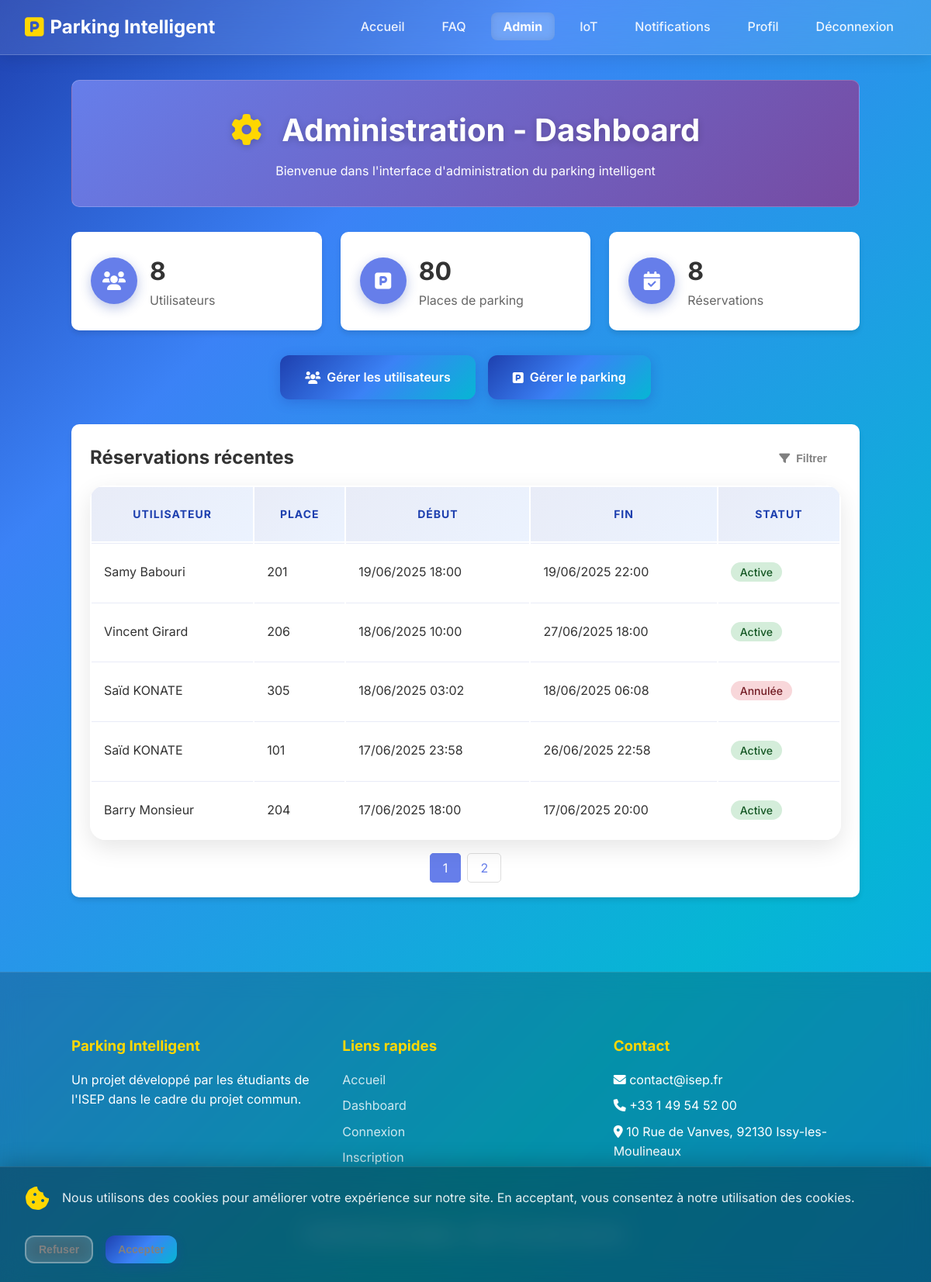
The page /admin (signed in) on the database its author committed.
### tables this page shows
CREATE TABLE `reservations` (
  `id` int(11) NOT NULL,
  `user_id` int(11) DEFAULT NULL,
  `spot_id` int(11) DEFAULT NULL,
  `start_time` datetime NOT NULL,
  `end_time` datetime NOT NULL,
  `status` enum('active','passée','annulée') NOT NULL DEFAULT 'active',
  `created_at` timestamp NOT NULL DEFAULT current_timestamp(),
  `updated_at` timestamp NOT NULL DEFAULT current_timestamp() ON UPDATE current_timestamp()
);

CREATE TABLE `users` (
  `id` int(11) NOT NULL,
  `email` varchar(255) NOT NULL,
  `password_hash` varchar(255) NOT NULL,
  `nom` varchar(255) DEFAULT NULL,
  `prenom` varchar(255) DEFAULT NULL,
  `is_admin` tinyint(1) NOT NULL DEFAULT 0,
  `recevoir_mails` tinyint(1) NOT NULL DEFAULT 1,
  `created_at` timestamp NULL DEFAULT current_timestamp(),
  `updated_at` timestamp NULL DEFAULT current_timestamp() ON UPDATE current_timestamp()
);

CREATE TABLE `parking_spots` (
  `id` int(11) NOT NULL,
  `spot_number` varchar(10) NOT NULL,
  `etage` int(11) NOT NULL DEFAULT 1,
  `status` enum('disponible','occupée','maintenance','réservée') NOT NULL DEFAULT 'disponible',
  `price_per_hour` decimal(10,2) DEFAULT 2.50,
  `has_charging_station` tinyint(1) DEFAULT 0,
  `created_at` timestamp NOT NULL DEFAULT current_timestamp(),
  `updated_at` timestamp NOT NULL DEFAULT current_timestamp() ON UPDATE current_timestamp()
);

### app/controllers/AdminController.php (called while the page is built, shortened)
<?php
require_once ROOT_PATH . '/app/models/User.php';
require_once ROOT_PATH . '/app/models/ParkingSpot.php';
require_once ROOT_PATH . '/app/models/Reservation.php';
class AdminController {
    private $userModel;
    private $parkingSpotModel;
    private $reservationModel;
    public function __construct() {
        $this->userModel = new User();
        $this->parkingSpotModel = new ParkingSpot();
        $this->reservationModel = new Reservation();
    }
    public function index() {
        $users = $this->userModel->getAllUsers();
        $spots = $this->parkingSpotModel->getAllSpots();
        $page = isset($_GET['page']) ? (int)$_GET['page'] : 1;
        $reservations_per_page = 5;
        $filters = [];
        $total_reservations = $this->reservationModel->getTotalReservationsCount($filters);
        $total_pages = ceil($total_reservations / $reservations_per_page);
        $reservations = $this->reservationModel->getPaginatedReservations($page, $reservations_per_page, $filters);
        require_once ROOT_PATH . '/app/views/admin/dashboard.php';
    }
}

### config/database.php (called while the page is built, shortened)
<?php
class DatabaseManager {
    private static $config = [
        'local' => [
            'dsn'      => 'mysql:host=127.0.0.1;dbname=parking_db;charset=utf8mb4',
            'username' => 'root',
            'password' => '',
            'options'  => [
                PDO::ATTR_PERSISTENT => false,
                PDO::ATTR_ERRMODE => PDO::ERRMODE_EXCEPTION,
                PDO::ATTR_DEFAULT_FETCH_MODE => PDO::FETCH_ASSOC,
                PDO::ATTR_EMULATE_PREPARES => false,
            ]
        ],
        'iot' => [
            'dsn'      => 'pgsql:host=app.garageisep.com;port=5409;dbname=app_db',
            'username' => 'app_user',
            'password' => 'appg9',
            'options'  => [
                PDO::ATTR_PERSISTENT => false,
                PDO::ATTR_ERRMODE => PDO::ERRMODE_EXCEPTION,
                PDO::ATTR_DEFAULT_FETCH_MODE => PDO::FETCH_ASSOC,
            ]
        ]
    ];
    private static $connections = [];
    public static function getConnection($name = 'local') {
        if (!isset(self::$connections[$name])) {
            $config = self::$config[$name];
            try {
                self::$connections[$name] = new PDO(
                    $config['dsn'],
                    $config['username'],
                    $config['password'],
                    $config['options']
                );
            } catch (PDOException $e) {
                error_log("Erreur de connexion à la base de données '{$name}': " . $e->getMessage());
                die("Impossible de se connecter à la base de données '{$name}'.");
            }
        }
        return self::$connections[$name];
    }
    public static function closeConnection($name = null) {
        if ($name) {
            self::$connections[$name] = null;
            unset(self::$connections[$name]);
        } else {
            self::$connections = [];
        }
    }
}

### app/models/User.php (called while the page is built, shortened)
<?php
require_once ROOT_PATH . '/config/database.php';
class User {
    private $db;
    public function __construct() {
        $this->db = DatabaseManager::getConnection('local');
    }
    public function getAllUsers() {
        try {
            $stmt = $this->db->query("
                SELECT id, email, nom, prenom, is_admin, created_at, updated_at
                FROM users
                ORDER BY created_at DESC
            ");
            return $stmt->fetchAll();
        } catch (PDOException $e) {
            error_log("Erreur dans User::getAllUsers : " . $e->getMessage());
            return [];
        }
    }
}

### app/models/ParkingSpot.php (called while the page is built, shortened)
<?php
require_once ROOT_PATH . '/config/database.php';
class ParkingSpot {
    private $db;
    public function __construct() {
        $this->db = DatabaseManager::getConnection('local');
    }
    public function getAllSpots() {
        $query = "SELECT * FROM parking_spots ORDER BY spot_number";
        $stmt = $this->db->prepare($query);
        $stmt->execute();
        return $stmt->fetchAll(PDO::FETCH_ASSOC);
    }
}
?>

### app/models/Reservation.php (called while the page is built, shortened)
<?php
require_once ROOT_PATH . '/config/database.php';
class Reservation {
    private $db;
    public function __construct() {
        $this->db = DatabaseManager::getConnection('local');
    }
    public function getPaginatedReservations($page = 1, $limit = 10, $filters = []) {
        $offset = ($page - 1) * $limit;
        $sql = "SELECT r.*, u.email, u.nom, u.prenom, ps.spot_number
                FROM reservations r
                JOIN users u ON r.user_id = u.id
                JOIN parking_spots ps ON r.spot_id = ps.id";
        $params = [];
        $sql .= " ORDER BY r.start_time DESC LIMIT ? OFFSET ?";
        $params[] = $limit;
        $params[] = $offset;
        $stmt = $this->db->prepare($sql);
        $stmt->execute($params);
        return $stmt->fetchAll(PDO::FETCH_ASSOC);
    }
    public function getTotalReservationsCount($filters = []) {
        $sql = "SELECT COUNT(r.id)
                FROM reservations r
                JOIN users u ON r.user_id = u.id
                JOIN parking_spots ps ON r.spot_id = ps.id";
        $params = [];
        $stmt = $this->db->prepare($sql);
        $stmt->execute($params);
        return $stmt->fetchColumn();
    }
}
?>

### app/views/admin/dashboard.php (the view, shortened to what this page needs)
<?php require_once ROOT_PATH . '/app/views/partials/header.php'; ?>
<div class="container">
    <div class="admin-header">
        <h1><i class="fas fa-cog"></i> Administration - Dashboard</h1>
        <p>Bienvenue dans l'interface d'administration du parking intelligent</p>
    </div>
    <div class="admin-stats">
        <div class="stat-card">
            <div class="stat-icon">
                <i class="fas fa-users"></i>
            </div>
            <div class="stat-info">
                <h3><?= count($users) ?></h3>
                <p>Utilisateurs</p>
            </div>
        </div>
        <div class="stat-card">
            <div class="stat-icon">
                <i class="fas fa-parking"></i>
            </div>
            <div class="stat-info">
                <h3><?= count($spots) ?></h3>
                <p>Places de parking</p>
            </div>
        </div>
        <div class="stat-card">
            <div class="stat-icon">
                <i class="fas fa-calendar-check"></i>
            </div>
            <div class="stat-info">
                <h3><?= $total_reservations ?></h3>
                <p>Réservations</p>
            </div>
        </div>
    </div>
    <div class="admin-actions">
        <a href="<?= BASE_URL ?>/admin/users" class="btn btn-primary">
            <i class="fas fa-users"></i> Gérer les utilisateurs
        </a>
        <a href="<?= BASE_URL ?>/admin/parking" class="btn btn-primary">
            <i class="fas fa-parking"></i> Gérer le parking
        </a>
    </div>
    <div class="recent-activity">
        <div class="activity-header">
            <h2>Réservations récentes</h2>
            <button id="open-filter-btn" class="btn btn-secondary btn-sm">
                <i class="fas fa-filter"></i> Filtrer
            </button>
        </div>
        <div id="reservations-container">
            <?php require ROOT_PATH . '/app/views/partials/reservations_table.php'; ?>
        </div>
    </div>
</div>
<?php require_once ROOT_PATH . '/app/views/partials/footer.php'; ?>

### app/views/partials/reservations_table.php (shortened to what this page needs)
<div class="table-responsive">
    <table class="table">
        <thead>
            <tr>
                <th>Utilisateur</th>
                <th>Place</th>
                <th>Début</th>
                <th>Fin</th>
                <th>Statut</th>
            </tr>
        </thead>
        <tbody>
            <?php if (empty($reservations)): ?>
                <tr>
                    <td colspan="5" class="text-center">Aucune réservation trouvée pour ces critères.</td>
                </tr>
            <?php else: ?>
                <?php foreach ($reservations as $reservation): ?>
                <tr>
                    <td><?= htmlspecialchars($reservation['prenom'] . ' ' . $reservation['nom']) ?></td>
                    <td><?= htmlspecialchars($reservation['spot_number']) ?></td>
                    <td><?= date('d/m/Y H:i', strtotime($reservation['start_time'])) ?></td>
                    <td><?= date('d/m/Y H:i', strtotime($reservation['end_time'])) ?></td>
                    <td>
                        <span class="status status-<?= $reservation['status'] ?>">
                            <?= ucfirst($reservation['status']) ?>
                        </span>
                    </td>
                </tr>
                <?php endforeach; ?>
            <?php endif; ?>
        </tbody>
    </table>
</div>
<?php if ($total_pages > 1): ?>
<nav class="pagination-container" aria-label="Pagination des réservations">
    <ul class="pagination">
        <?php for ($i = 1; $i <= $total_pages; $i++): ?>
            <li class="page-item <?= ($i == $page) ? 'active' : '' ?>">
                <a class="page-link" href="#" data-page="<?= $i ?>"><?= $i ?></a>
            </li>
        <?php endfor; ?>
    </ul>
</nav>
<?php endif; ?>

### public/css/style.css (style rules this page uses)
* { margin: 0; padding: 0; box-sizing: border-box; }
body { font-family: 'Inter', -apple-system, BlinkMacSystemFont, 'Segoe UI', Roboto, sans-serif; line-height: 1.6; color: #333; background: linear-gradient(135deg, #1e40af 0%, #3b82f6 25%, #06b6d4 75%, #0ea5e9 100%); min-height: 100vh; background-attachment: fixed; }
.container { max-width: 90%; margin: 0 auto; padding: 2rem; }
.btn { display: inline-flex; align-items: center; gap: 0.5rem; padding: 1rem 2rem; border: none; border-radius: 12px; font-size: 1rem; font-weight: 600; text-decoration: none; cursor: pointer; transition: all 0.3s ease; text-align: center; position: relative; overflow: hidden; }
.btn::before { content: ''; position: absolute; top: 0; left: -100%; width: 100%; height: 100%; background: linear-gradient(90deg, transparent, rgba(255, 255, 255, 0.2), transparent); transition: left 0.5s; }
.btn-primary { background: linear-gradient(135deg, #1e40af 0%, #3b82f6 50%, #06b6d4 100%); color: white; box-shadow: 0 4px 15px rgba(30, 64, 175, 0.3); }
.btn-secondary { background: rgba(255, 255, 255, 0.2); color: white; border: 2px solid rgba(255, 255, 255, 0.3); backdrop-filter: blur(10px); }
.btn-sm { padding: 0.5rem 1rem; font-size: 0.875rem; justify-content: center; }
.admin-header, .user-header { text-align: center; margin-bottom: 2rem; padding: 3rem 2rem; background: rgba(255, 255, 255, 0.1); backdrop-filter: blur(15px); color: white; border-radius: 20px; border: 1px solid rgba(255, 255, 255, 0.2); }
.admin-header h1, .user-header h1 { font-size: 2.5rem; font-weight: 700; margin-bottom: 0.5rem; text-shadow: 0 2px 10px rgba(0, 0, 0, 0.2); }
.admin-header i, .user-header i { color: #ffd700; margin-right: 1rem; }
.admin-stats, .dashboard-actions { display: grid; grid-template-columns: repeat(auto-fit, minmax(250px, 1fr)); gap: 1.5rem; margin-bottom: 2rem; }
.stat-card, .action-card { background: rgba(255, 255, 255, 0.95); backdrop-filter: blur(10px); padding: 2rem; border-radius: 20px; box-shadow: 0 10px 30px rgba(0, 0, 0, 0.1); border: 1px solid rgba(255, 255, 255, 0.2); display: flex; align-items: center; gap: 1.5rem; transition: all 0.3s ease; }
.stat-icon, .action-icon { background: linear-gradient(135deg, #1e40af 0%, #3b82f6 100%); color: white; width: 80px; height: 80px; border-radius: 20px; display: flex; align-items: center; justify-content: center; font-size: 2rem; box-shadow: 0 5px 15px rgba(30, 64, 175, 0.3); }
.table-responsive { overflow-x: auto; border-radius: 20px; box-shadow: 0 10px 30px rgba(0, 0, 0, 0.1); background: rgba(255, 255, 255, 0.95); backdrop-filter: blur(10px); }
.table { width: 100%; margin-bottom: 0; background-color: transparent; }
.table th { background: linear-gradient(135deg, rgba(30, 64, 175, 0.1) 0%, rgba(59, 130, 246, 0.1) 100%); border: none; padding: 1.5rem 1rem; font-weight: 700; color: #1e40af; text-transform: uppercase; font-size: 0.875rem; letter-spacing: 1px; }
.table td { padding: 1.5rem 1rem; border-top: 1px solid rgba(30, 64, 175, 0.1); vertical-align: middle; }

### rows shown on the page
reservations: user.nom "Samy Babouri", spot.spot_number "201", start_time "19/06/2025 18:00", end_time "19/06/2025 22:00", status "Active"
reservations: user.nom "Vincent Girard", spot.spot_number "206", start_time "18/06/2025 10:00", end_time "27/06/2025 18:00", status "Active"
reservations: user.nom "Saïd KONATE", spot.spot_number "305", start_time "18/06/2025 03:02", end_time "18/06/2025 06:08", status "Annulée"
reservations: user.nom "Saïd KONATE", spot.spot_number "101", start_time "17/06/2025 23:58", end_time "26/06/2025 22:58", status "Active"
reservations: user.nom "Barry Monsieur", spot.spot_number "204", start_time "17/06/2025 18:00", end_time "17/06/2025 20:00", status "Active"

### other values the page prints
count($users) "8"
count($spots) "80"
$total_reservations "8"
